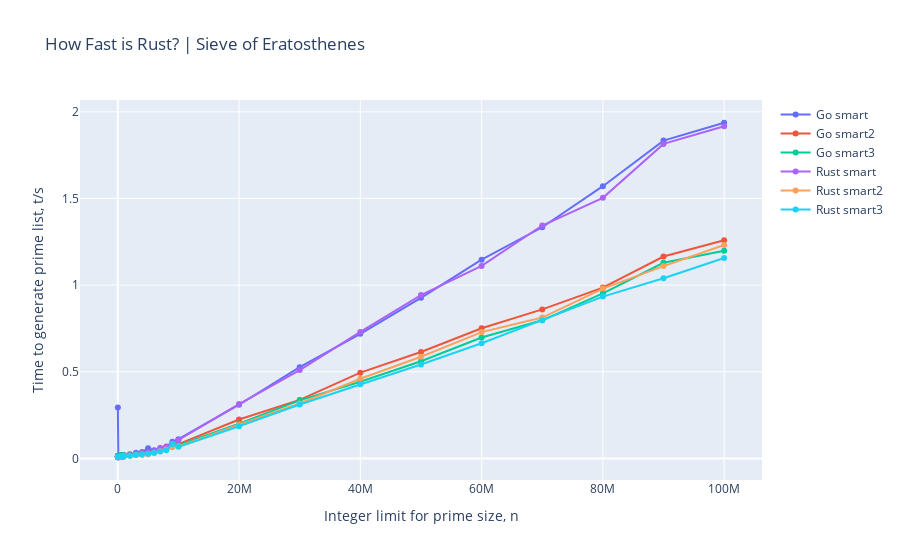

The notebook cell this image was saved under:
### Code cell
# Create figure
fig = go.Figure()

print([a for a in smart_data.columns[1:]])

# Add all the columns programmaticaly
for col in smart_data.columns[1:]:
    label = col
    fig.add_trace(go.Scatter(x=smart_data['n'],
                            y=smart_data[label],
                            name=label,
                            mode='lines+markers'))

# Add titles
fig.update_layout(title='How Fast is Rust? | Sieve of Eratosthenes',
                  xaxis_title='Integer limit for prime size, n',
                  yaxis_title='Time to generate prime list, t/s')

# Show figure
fig.show()
